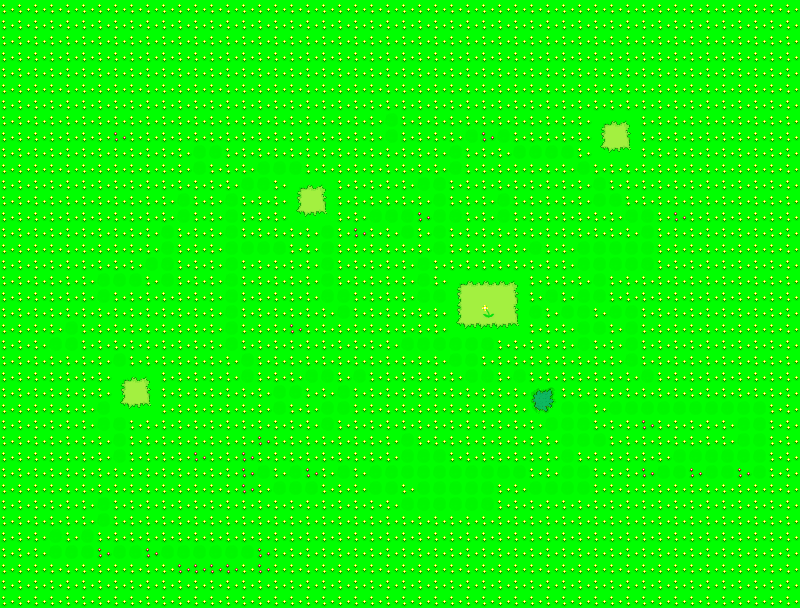

A 2D game scene composited from a Tiled map and its tileset images. What follows is a short description and the map's XML, with each tile layer's data collapsed to a summary:
An orthogonal 50x38 tile map with 16x16 px tiles, 1 tile layer (Tile Layer 1).

<map version="1.0" orientation="orthogonal" width="50" height="38" tilewidth="16" tileheight="16">
 <tileset firstgid="1" name="temptilemap" tilewidth="16" tileheight="16">
  <image source="../temptilemap.png" width="144" height="144" />
 </tileset>
 <layer name="Tile Layer 1" width="50" height="38">
  <data>[1900 cells, 1900 non-empty, 17 distinct tile ids]</data>
 </layer>
</map>
